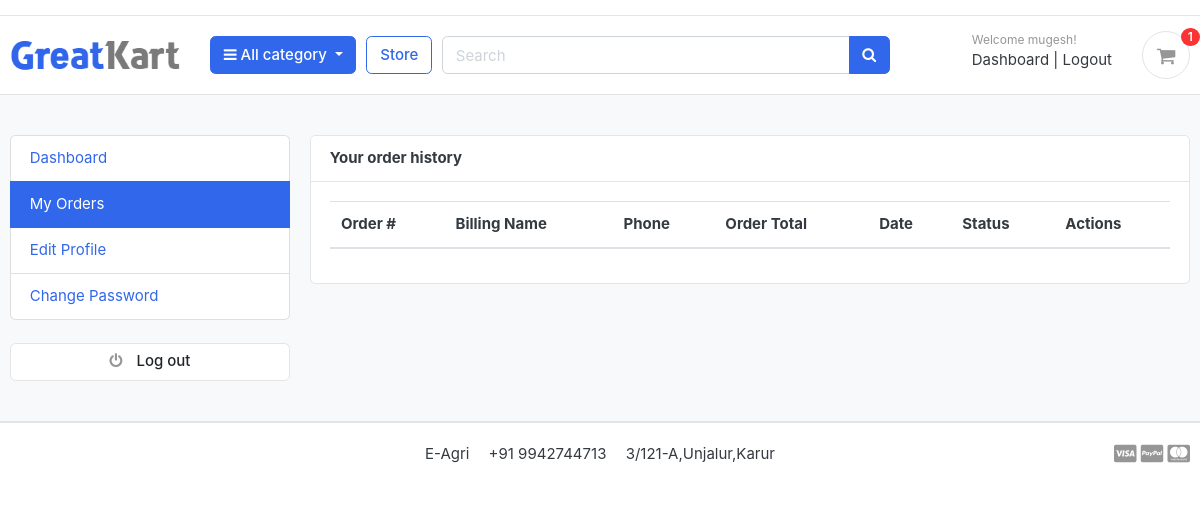
/accounts/my_orders/ (signed in), run on an earlier commit of the app's database.
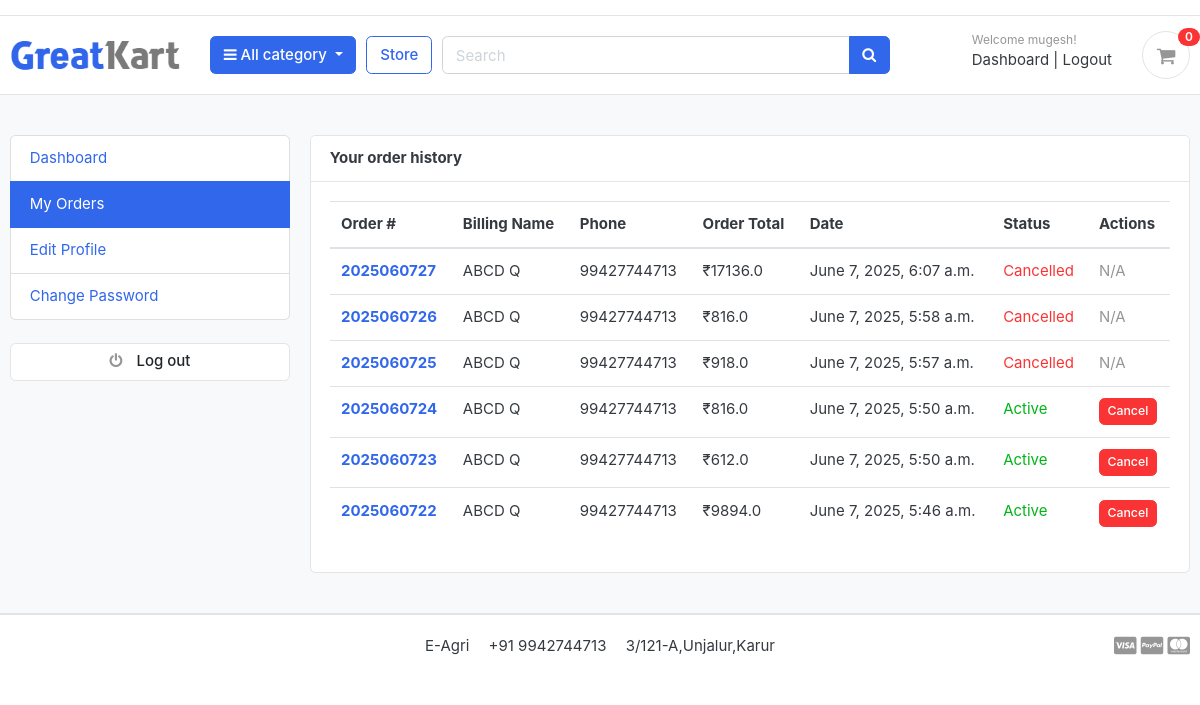
And on a later commit of the database.
### orders/models.py (models this page shows, shortened)
class Order(models.Model):
    STATUS = (
        ('New', 'New'),
        ('Accepted', 'Accepted'),
        ('Completed', 'Completed'),
        ('Cancelled', 'Cancelled'),
    )
    user = models.ForeignKey(Account, on_delete=models.SET_NULL, null=True)
    payment = models.ForeignKey(Payment, on_delete=models.SET_NULL, blank=True, null=True)
    order_number = models.CharField(max_length=20)
    first_name = models.CharField(max_length=50)
    last_name = models.CharField(max_length=50)
    phone = models.CharField(max_length=15)
    email = models.EmailField(max_length=50)
    address_line_1 = models.CharField(max_length=50)
    address_line_2 = models.CharField(max_length=50, blank=True)
    country = models.CharField(max_length=50)
    state = models.CharField(max_length=50)
    city = models.CharField(max_length=50)
    order_note = models.CharField(max_length=100, blank=True)
    order_total = models.FloatField()
    tax = models.FloatField()
    status = models.CharField(max_length=10, choices=STATUS, default='New')
    ip = models.CharField(blank=True, max_length=20)
    is_ordered = models.BooleanField(default=False)
    created_at = models.DateTimeField(auto_now_add=True)
    updated_at = models.DateTimeField(auto_now=True)
    is_cancelled = models.BooleanField(default=False)
    cancellation_reason = models.TextField(blank=True, null=True)
    def full_name(self):
        return f'{self.first_name} {self.last_name}'

### accounts/views.py (the view)
# urls.py: path('my_orders/',views.my_orders,name='my_orders'),
def my_orders(request):
    orders = Order.objects.filter(user=request.user, is_ordered=True).order_by('-created_at')
    context = {
        'orders': orders,
    }
    return render(request, 'accounts/my_orders.html', context)

### carts/context_processors.py (called while the page is built)
def counter(request):
    cart_count = 0
    if 'admin' in request.path:
        return {}
    else:
        try:
            cart = Cart.objects.filter(cart_id=_cart_id(request))
            if request.user.is_authenticated:
                cart_items = CartItem.objects.all().filter(user=request.user)
            else:
                cart_items = CartItem.objects.all().filter(cart=cart[:1])
            for cart_item in cart_items:
                cart_count += cart_item.quantity
        except Cart.DoesNotExist:
            cart_count = 0
    return dict(cart_count=cart_count)

### carts/views.py (called while the page is built)
def _cart_id(request):
    cart = request.session.session_key
    if not cart:
        cart = request.session.create()
    return cart

### category/context_processors.py (called while the page is built)
def menu_links(request):
    links = Category.objects.all()
    return dict(links=links)

### category/models.py (called while the page is built)
    def get_url(self):
        return reverse('product_by_category', args=[self.slug])

### templates/accounts/my_orders.html (shortened to what this page needs)
{% extends 'base.html' %}
{% block content %}
<section class="section-conten padding-y bg">
  <div class="container">
    <div class="row">
      {% include 'includes/dashboard_sidebar.html' %}
      <main class="col-md-9">
        <article class="card">
          <header class="card-header">
            <strong class="d-inline-block mr-3">Your order history</strong>
          </header>
          <div class="card-body">
            <div class="row">
              <div class="col-md-12">
                <table class="table table-hover">
                  <thead>
                    <tr>
                      <th scope="col">Order #</th>
                      <th scope="col">Billing Name</th>
                      <th scope="col">Phone</th>
                      <th scope="col">Order Total</th>
                      <th scope="col">Date</th>
                      <th scope="col">Status</th>
                      <th scope="col">Actions</th>
                    </tr>
                  </thead>
                  <tbody>
                    {% for order in orders %}
                    <tr>
                      <th scope="row">
                        <a href="{% url 'order_detail' order.order_number %}">{{ order.order_number }}</a>
                      </th>
                      <td>{{ order.full_name }}</td>
                      <td>{{ order.phone }}</td>
                      <td>₹{{ order.order_total }}</td>
                      <td>{{ order.created_at }}</td>
                      <td>
                        {% if order.is_cancelled %}
                          <span class="text-danger">Cancelled</span>
                        {% else %}
                          <span class="text-success">Active</span>
                        {% endif %}
                      </td>
                      <td>
                        {% if not order.is_cancelled %}
                          <button class="btn btn-sm btn-danger" data-toggle="modal" data-target="#cancelModal{{ order.id }}">Cancel</button>
                        {% else %}
                          <span class="text-muted">N/A</span>
                        {% endif %}
                      </td>
                    </tr>
                    {% endfor %}
                  </tbody>
                </table>
              </div>
            </div>
          </div>
        </article>
      </main>
    </div>
  </div>
</section>
{% endblock %}

### templates/includes/navbar.html (shortened to what this page needs)
{% load static %}
<header class="section-header">
<nav class="navbar p-md-0 navbar-expand-sm navbar-light border-bottom">
<div class="container">
  <div class="collapse navbar-collapse" id="navbarTop4">
    <ul class="navbar-nav mr-auto">
      <li class="nav-item dropdown">
      <a href="#" class="nav-link">  </a>
    </li>
    <li class="nav-item dropdown">
      <a href="#" class="nav-link">  </a>
    </li>
    </ul>
  </div>
</div>
</nav>
<section class="header-main border-bottom">
  <div class="container">
<div class="row align-items-center">
  <div class="col-lg-2 col-md-3 col-6">
    <a href="{% url 'home' %}" class="brand-wrap">
      <img class="logo" src="{% static './images/logo.png' %}">
    </a>
  </div>
  <div class="col-lg col-sm col-md col-6 flex-grow-0">
    <div class="category-wrap dropdown d-inline-block float-right">
      <button type="button" class="btn btn-primary dropdown-toggle" data-toggle="dropdown">
        <i class="fa fa-bars"></i> All category
      </button>
    </div>
  </div>
  <a href="{% url 'store' %}" class="btn btn-outline-primary">Store</a>
  <div class="col-lg  col-md-6 col-sm-12 col">
    <form action="{% url 'search' %}" class="search" method='GET'>
      <div class="input-group w-100">
          <input type="text" class="form-control" style="width:60%;" placeholder="Search" name="keyword">
          <div class="input-group-append">
            <button class="btn btn-primary" type="submit">
              <i class="fa fa-search"></i>
            </button>
          </div>
        </div>
    </form>
  </div>
  <div class="col-lg-3 col-sm-6 col-8 order-2 order-lg-3">
        <div class="d-flex justify-content-end mb-3 mb-lg-0">
          {% if user.id is None %}
          <div class="widget-header">
            <small class="title text-muted">Welcome guest!</small>
            <div>
              <a href="{% url 'login' %}">Sign in</a> <span class="dark-transp"> | </span>
              <a href="{% url 'register' %}"> Register</a>
            </div>
          </div>
          {% else %}
          <div class="widget-header">
            <small class="title text-muted">Welcome {{user.first_name}}!</small>
            <div>
              <a href="{% url 'dashboard' %}">Dashboard</a> <span class="dark-transp"> | </span>
              <a href="{% url 'logout' %}"> Logout</a>
            </div>
          </div>
          {% endif %}
          <a href="{% url 'cart' %}" class="widget-header pl-3 ml-3">
            <div class="icon icon-sm rounded-circle border"><i class="fa fa-shopping-cart"></i></div>
            <span class="badge badge-pill badge-danger notify">{{cart_count}}</span>
          </a>
        </div>
      </div>
</div>
  </div>
</section>
</header>

What changed in the data, as far as the page shows it:
added Order: order_number "2025060727", full_name "ABCD Q", phone "99427744713", order_total "17136.0", created_at "June 7, 2025, 6:07 a.m.", is_cancelled "Cancelled"
added Order: order_number "2025060726", full_name "ABCD Q", phone "99427744713", order_total "816.0", created_at "June 7, 2025, 5:58 a.m.", is_cancelled "Cancelled"
added Order: order_number "2025060725", full_name "ABCD Q", phone "99427744713", order_total "918.0", created_at "June 7, 2025, 5:57 a.m.", is_cancelled "Cancelled"
added Order: order_number "2025060724", full_name "ABCD Q", phone "99427744713", order_total "816.0", created_at "June 7, 2025, 5:50 a.m.", is_cancelled "Active"
added Order: order_number "2025060723", full_name "ABCD Q", phone "99427744713", order_total "612.0", created_at "June 7, 2025, 5:50 a.m.", is_cancelled "Active"
added Order: order_number "2025060722", full_name "ABCD Q", phone "99427744713", order_total "9894.0", created_at "June 7, 2025, 5:46 a.m.", is_cancelled "Active"
Also different on the page:
{{ cart_count }}: "1" → "0"
